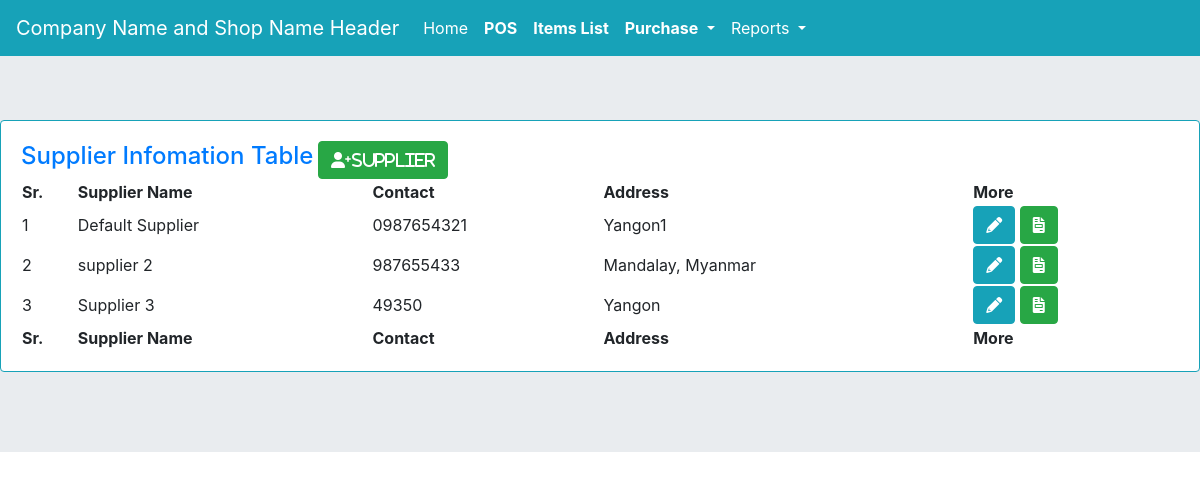
Screenshot of /supplier_info/ with the database file from the repository.
### myapp/models.py (models this page shows, shortened)
class supplierinfo(models.Model):
    supplier = models.CharField(max_length=255)
    phone = models.CharField(max_length=255)
    address = models.CharField(max_length=255)
    note = models.TextField(blank=True, null=True)
    created_at = models.DateField(auto_now_add=True)
    updated_at = models.DateTimeField(auto_now=True)

### myapp/views.py (the view)
# urls.py: path('supplier_info/', views.supplier_info, name='supplier_info'),
def supplier_info(request):
    sup = supplierinfo.objects.all()
    form = SupplierForm()
    context = {'sup':sup, 'form':form}
    return render(request, 'supplier_info.html', context)

### templates/supplier_info.html (shortened to what this page needs)
{% extends 'base.html' %}
{% block content %}
<div class="card border-info mb-3">
  <div class="card-body">
<div>
    <a href="#" class="h4">Supplier Infomation Table</a>
    <button type="button" class="btn btn-success" data-toggle="modal" data-target="#newSuplierModal">
                    <i class="fa-solid fa-user-plus">supplier</i>
                    </button>
</div>
<table id="supplierInfo" class="display nowrap" style="width:100%">
        <thead>
            <tr>
                <th>Sr.</th>
                <th>Supplier Name</th>
                <th>Contact</th>
                <th>Address</th>
                <th>More</th>
            </tr>
        </thead>
        <tbody id="supplierTblBdy">
            {% for i in sup %}
            <tr class="suptr">
                <td class="supid">{{i.id}}</td>
                <td class="supname">{{i.supplier}}</td>
                <td>{{i.phone}}</td>
                <td>{{i.address}}</td>
                <td>
                    <button type="button" class="btn btn-info" data-toggle="modal" data-target="#supNote-{{i.id}}">
                    <i class="fa-solid fa-pencil"></i>
                    </button>
                    <button type="button" class="btn btn-success supliPur"><i class="fa-solid fa-file-invoice"></i></button>
                </td>
            </tr>
            {% endfor %}
        </tbody>
        <tfoot>
            <tr>
                <th>Sr.</th>
                <th>Supplier Name</th>
                <th>Contact</th>
                <th>Address</th>
                <th>More</th>
            </tr>
        </tfoot>
    </table>
</div>
</div>
{% endblock content %}

### rows the page displays
supplierinfo: id "1", supplier "Default Supplier", phone "0987654321", address "Yangon1"
supplierinfo: id "2", supplier "supplier 2", phone "987655433", address "Mandalay, Myanmar"
supplierinfo: id "3", supplier "Supplier 3", phone "49350", address "Yangon"
